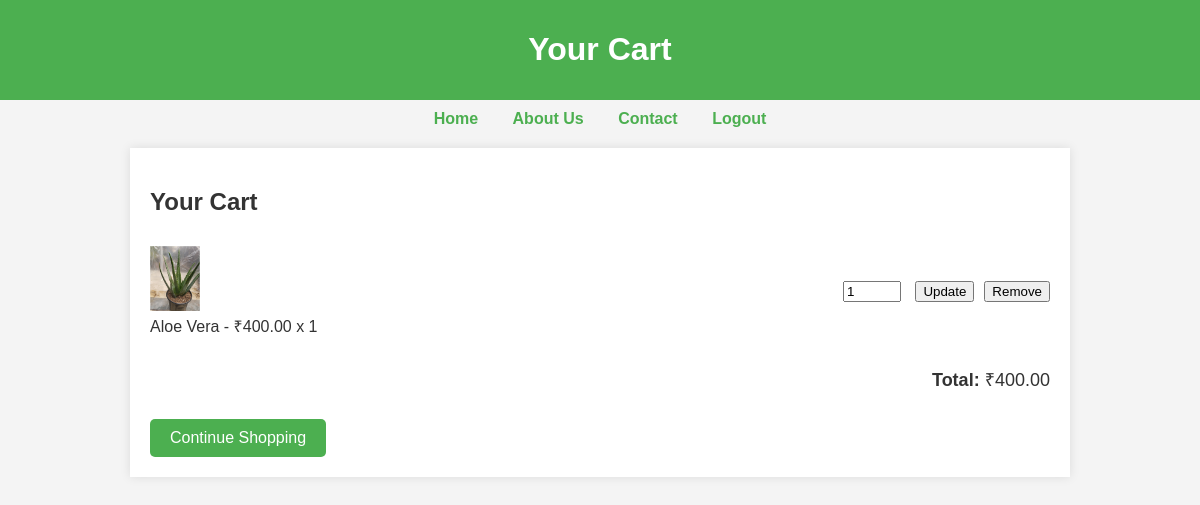
The page /cart/ (signed in) on the database its author committed.
### store/models.py (models this page shows, shortened)
class CartItem(models.Model):
    cart = models.ForeignKey(Cart, on_delete=models.CASCADE)
    plant = models.ForeignKey(Plant, on_delete=models.CASCADE)
    quantity = models.PositiveIntegerField(default=1)

class Plant(models.Model):
    supplier = models.ForeignKey(Supplier, on_delete=models.CASCADE, related_name='plants')
    name = models.CharField(max_length=255)
    description = models.TextField()
    price = models.DecimalField(max_digits=10, decimal_places=2)
    image = models.ImageField(upload_to='plants/', blank=True, null=True)
    stock = models.PositiveIntegerField(default=0)
    category = models.ForeignKey(Category, on_delete=models.SET_NULL, null=True, blank=True)

### store/views.py (the view)
# urls.py: path('cart/', views.cart_view, name='cart'),
@login_required
def cart_view(request):
    cart = get_object_or_404(Cart, user=request.user)
    cart_items = CartItem.objects.filter(cart=cart)
    total = sum(item.plant.price * item.quantity for item in cart_items)
    context = {
        'cart_items': cart_items,
        'total': total,
    }
    return render(request, 'store/cart.html', context)

### store/templates/store/cart.html (shortened to what this page needs)
{% load static %}
<!DOCTYPE html>
<html lang="en">
<head>
    <link rel="stylesheet" href="{% static 'store/css/styles.css' %}">
</head>
<body>
    <header>
        <h1>Your Cart</h1>
    </header>
    <nav>
        <a href="{% url 'plant_list' %}">Home</a>
        <a href="#">About Us</a>
        <a href="#">Contact</a>
        {% if user.is_authenticated %}
            <a href="{% url 'logout' %}">Logout</a>
        {% else %}
            <a href="{% url 'login' %}">Login</a>
            <a href="{% url 'signup' %}">Sign Up</a>
        {% endif %}
    </nav>
    <div class="container">
        <h2>Your Cart</h2>
        <ul>
            {% for item in cart_items %}
            <li class="cart-item">
                <div class="details">
                    {% if item.plant.image %}
                        <img src="{{ item.plant.image.url }}" alt="{{ item.plant.name }}">
                    {% else %}
                        <img src="{% static 'store/images/default.png' %}" alt="Default image">
                    {% endif %}
                    <p>{{ item.plant.name }} - ₹{{ item.plant.price }} x {{ item.quantity }}</p>
                </div>
                <div class="actions">
                    <form action="{% url 'update_cart' item.id %}" method="post">
                        <input type="number" name="quantity" value="{{ item.quantity }}" min="1">
                        <button type="submit">Update</button>
                    </form>
                    <form action="{% url 'remove_from_cart' item.id %}" method="post" style="margin-left: 10px;">
                        <button type="submit">Remove</button>
                    </form>
                </div>
            </li>
            {% empty %}
            <li>Your cart is empty.</li>
            {% endfor %}
        </ul>
        <div class="total">
            <p><strong>Total:</strong> ₹{{ total }}</p>
        </div>
        <a href="{% url 'plant_list' %}" class="btn">Continue Shopping</a>
    </div>
</body>
</html>

### store/static/store/css/styles.css (style rules this page uses)
body { font-family: Arial, sans-serif; margin: 0; padding: 0; color: #333; background-color: #f4f4f4; }
header { background-color: #4CAF50; color: white; padding: 10px 0; text-align: center; }
nav { margin: 10px 0; }
nav a { color: white; text-decoration: none; margin: 0 15px; font-weight: bold; }
.container { width: 90%; max-width: 1200px; margin: 20px auto; }

### store/templates/store/cart.html (style rules this page uses)
body { font-family: Arial, sans-serif; background-color: #f4f4f4; margin: 0; padding: 0; }
header { background-color: #4CAF50; color: white; padding: 10px 0; text-align: center; }
nav { margin: 10px; text-align: center; }
nav a { margin: 0 15px; text-decoration: none; color: #4CAF50; }
.container { max-width: 900px; margin: 20px auto; background-color: white; padding: 20px; box-shadow: 0 0 10px rgba(0, 0, 0, 0.1); }
h2 { color: #333; }
ul { list-style: none; padding: 0; }
ul li { padding: 10px 0; border-bottom: 1px solid #ccc; }
ul li:last-child { border-bottom: none; }
.cart-item { display: flex; justify-content: space-between; align-items: center; }
.cart-item img { max-width: 50px; margin-right: 15px; }
.cart-item p { margin: 0; }
.cart-item .actions { display: flex; align-items: center; }
.cart-item .actions form { margin: 0; }
.cart-item .actions form input[type="number"] { width: 50px; margin-right: 10px; }
.total { text-align: right; margin-top: 20px; font-size: 18px; }
.btn { display: inline-block; margin-top: 10px; padding: 10px 20px; background-color: #4CAF50; color: white; text-decoration: none; border-radius: 5px; }

### rows shown on the page
CartItem: plant.image (picture), plant.name "Aloe Vera", plant.price "400.00", quantity "1"

### other values the page prints
{{ total }} "400.00"
